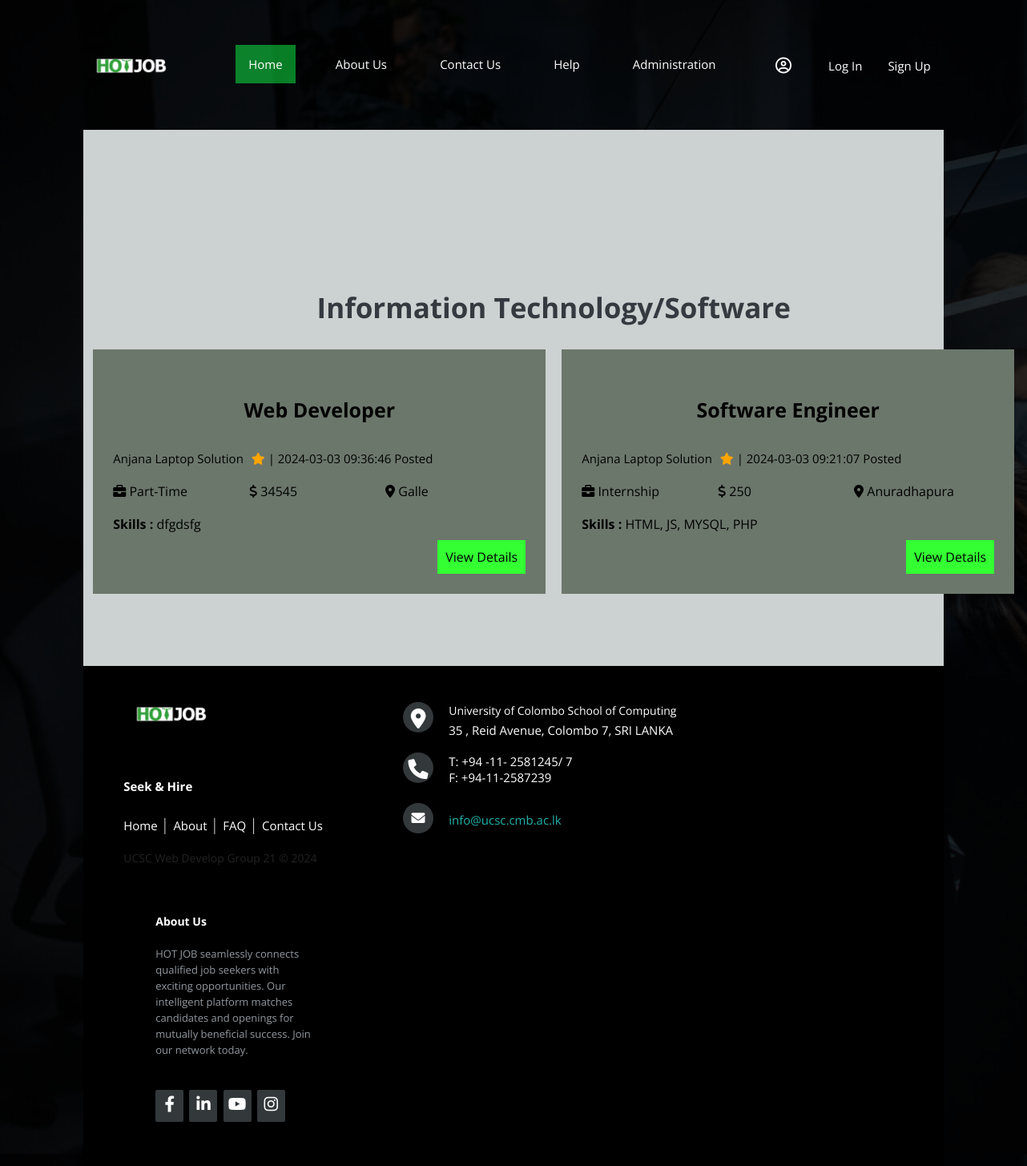
The app's page /job/it_software.php with its own data.
### tables this page shows
CREATE TABLE `job_data` (
  `jobId` int(11) NOT NULL,
  `recId` int(11) NOT NULL,
  `companyName` varchar(255) NOT NULL,
  `companyWeb` varchar(255) NOT NULL,
  `companyDesc` varchar(255) NOT NULL,
  `jobCategory` varchar(255) NOT NULL,
  `jobTitle` varchar(255) NOT NULL,
  `jobDesc` varchar(500) NOT NULL,
  `jobLoc` varchar(255) NOT NULL,
  `jobType` varchar(255) NOT NULL,
  `salary` decimal(20,0) NOT NULL,
  `benefit` varchar(500) NOT NULL,
  `empStatus` varchar(255) NOT NULL,
  `recName` varchar(255) NOT NULL,
  `recEmail` varchar(255) NOT NULL,
  `recPhone` int(20) NOT NULL,
  `minSkill` varchar(255) NOT NULL,
  `minEdu` varchar(255) NOT NULL,
  `appIns` varchar(500) NOT NULL,
  `reqAppMat` varchar(255) NOT NULL,
  `createdTime` timestamp NOT NULL DEFAULT current_timestamp() ON UPDATE current_timestamp()
);

### job/it_software.php (the view, shortened to what this page needs)
<!DOCTYPE html>
<html>
<head>
    <link rel="stylesheet" href="./../css/job_category.css">
</head>
<body>
<?php include("job_header.php");
include("./../includes/job.dbh.inc.php") ?>
<main>
    <article>
        <div class="width-100 recent-job">
            <div class="jobcontainer">
                <h2 class="recent-job-heading">Information Technology/Software</h2>
                <?php
                $sql = "SELECT * FROM job_data WHERE jobCategory='Information Technology/Software' ORDER BY createdTime Desc";
                $result = $conn->query($sql);
                if ($result->num_rows > 0) {
                    while($row = $result->fetch_assoc()) {
                        ?>
                        <div class="width-50">
                            <div class="recent-job-list">
                                <div class="width-100">
                                    <h4 class="job-title"><?php echo $row["jobTitle"]; ?></h4>
                                    <p class="job-company"><?php echo $row["companyName"]; ?><i class="fa fa-star" aria-hidden="true"></i> | <?php echo$row["createdTime"]; ?> Posted </p>
                                </div>
                                <div class="width-33">
                                    <i class="fa fa-briefcase" aria-hidden="true"></i> <?php echo $row["jobType"]; ?>
                                </div>
                                <div class="width-33">
                                    <i class="fas fa-dollar-sign" aria-hidden="true"></i> <?php echo $row["salary"]; ?>
                                </div>
                                <div class="width-33">
                                    <i class="fas fa-map-marker-alt" aria-hidden="true"></i> <?php echo $row["jobLoc"]; ?>
                                </div>
                                <div class="width-100">
                                    <p class="job-skill">
                                        <b>Skills : </b><?php echo $row["minSkill"]; ?>
                                    </p>
                                </div>
                                <div class="width-100">
                                        <div class="width-100">
                                        <a href="./../job_details.php?job_Id=<?php echo $row['jobId']; ?>" class="job-apply-button">View Details</a>
                                    </div>
                                </div>
                            </div>
                        </div>
                        <?php
                    }
                } else {
                    echo "<p class='width-100'>No jobs found.</p>";
                }
                ?>
            </div>
        </div>
    </article>
</main>
</body>
<?php include("job_footer.php"); ?>
</html>

### job/job_header.php (shortened to what this page needs)
<html>
<head>
    <link rel="stylesheet" href="./../css/home.css">
    <link rel="stylesheet" href="https://cdnjs.cloudflare.com/ajax/libs/font-awesome/4.7.0/css/font-awesome.min.css">
    <link rel="stylesheet" href="./../css/footer.css">
    <link rel="stylesheet" href="https://cdnjs.cloudflare.com/ajax/libs/font-awesome/6.0.0/css/all.min.css">
</head>
<body>
<div class="homecontainer">
    <div class="navbar">
        <img src="./../images/logo1.png" class="logo">
        <nav>
            <ul>
                <li><a class="active" href="../index.php">Home</a></li>
                <li><a href="../aboutus.php">About Us</a></li>
                <li><a href="../contactus.php">Contact Us</a></li>
                <li><a href="../faq.php">Help</a></li>
                <li>
                    <?php if (isset($_SESSION["admin"])): ?>
                    <a href="./admin/admindash.php">Administration</a>
                    <?php else: ?>
                        <a href="adminlogin.php">Administration</a>
                    <?php endif; ?>
                    </li>
            </ul>
        </nav>
        <?php if(isset($_SESSION["fname"])): ?>
            <?php
            $profilePage = "";
            if (isset($_SESSION["userid"])) {
                $profilePage = "./profile/seekerprofile.php";
            } elseif (isset($_SESSION["recid"])) {
                $profilePage = "./profile/recruiterprofile.php";
            }
            ?>
            <i class="fa fa-user-circle-o icon" style="font-size:20px"></i>
            <?php if(!empty($profilePage)): ?>
                <a href="<?php echo $profilePage; ?>"><?php echo $_SESSION['fname']; ?></a>
            <?php else: ?>
                <span><?php echo $_SESSION['fname']; ?></span>
            <?php endif; ?>
            <a href="./includes/logout.inc.php">Logout</a>
        <?php else: ?>
            <i class="fa fa-user-circle-o icon" style="font-size:20px"></i>
            <a href="login_seeker_recruiter.php">Log In</a>
            <a href="signup_seeker_recruiter.php">Sign Up</a>
        <?php endif; ?>
    </div>

### job/job_footer.php (shortened to what this page needs)
<!DOCTYPE html>
<html>
<head>
    <link rel="stylesheet" href="./../css/footer.css">
	<link rel="stylesheet" href="https://cdnjs.cloudflare.com/ajax/libs/font-awesome/4.7.0/css/font-awesome.min.css">
</head>
<body><footer class="footer-distributed">
			<div class="footer-left">
			<img src="./../images/logo1.png" class="logo">
				<p>Seek & Hire</p>
				<p class="footer-links">
					<a href="./../index.php" class="link-1">Home</a>
					<a href="./../aboutus.php">About</a>
					<a href="./../faq.php">FAQ</a>
					<a href="./../contactus.php">Contact Us</a>
				</p>
				<p class="footer-company-name">UCSC Web Develop Group 21 © 2024</p>
			</div>
			<div class="footer-center">
				<div>
					<i class="fa fa-map-marker"></i>
					<p><span>University of Colombo School of Computing</span> 35 , Reid Avenue, Colombo 7, SRI LANKA</p>
				</div>
				<div>
					<i class="fa fa-phone"></i>
					<p>T: +94 -11- 2581245/ 7 </br> F: +94-11-2587239</p>
				</div>
				<div>
					<i class="fa fa-envelope"></i>
					<p><a href="mailto:support@company.com">info@ucsc.cmb.ac.lk</a></p>
				</div>
			</div>
			<div class="footer-right">
				<p class="footer-company-about">
					<span>About Us</span>
					HOT JOB seamlessly connects qualified job seekers with exciting opportunities. Our intelligent platform matches candidates and openings for mutually beneficial success. Join our network today.
				</p>
				<div class="footer-icons">
					<a href="#" class="fa fa-facebook"></a>
					<a href="#" class="fa fa-linkedin"></a>
					<a href="#" class="fa fa-youtube"></a>
					<a href="#" class="fa fa-instagram"></a>
				</div>
			</div>
		</footer>
		</body>
</html>

### css/job_category.css (style rules this page uses)
body { background-image: linear-gradient(rgba(0,0,0,0.8),rgba(0,0,0,0.8)),url(./../images/background.png); color: #fff; font-family: Arial, sans-serif; }
h2 { color: #4CAF50; padding-top: 10%; }
h4 { color: #000000; }
a { color: #4CAF50; text-decoration: none; }
.jobcontainer { background-color: none; padding: 2px; border-radius: 0px; width: 100%; }
.recent-job { padding-top: 50px; background-color: #CCD1D1; padding-bottom: 70px; }
.recent-job-heading { text-align:center; color: #343a40; font-size: 35px; }
.recent-job-list { float: left; background-color:#6c776c ; padding: 25px; margin-left: 10px; margin-right: 10px; margin-bottom: 20px; }
.job-title { text-align: center; font-size: 25px; }
.job-company { margin-top: 10px; margin-bottom: 20px; color: black; }
.job-company i { color: orange; margin-left: 10px; }
.job-skill { margin-top: 20px; margin-bottom: 10px; font-size: 16px; color: black; }
.job-apply-button { background: #33FF33; padding: 10px; color:black; text-decoration: none; float: right; }
.jobcontainer { width: 1170px; margin: 0px auto; }
.width-100 { width: 100%; float: left; color: black; }
.width-50 { float: left; width: 50%; color: black; }
.width-33 { width: 33%; float: left; color: black; }

### css/home.css (style rules this page uses)
body { margin: 0; padding: 2px; font-family: 'Segoe UI', Tahoma, Geneva, Verdana, sans-serif, sans-serif; background-image: linear-gradient(rgba(0, 0, 0, 0.8),rgba(0,0,0,0.8)),url(./../images/background.png); }
.navbar { height: 20%; display: flex; align-items: center; }
nav { flex: 1; text-align: left; }
nav ul li { list-style: none; display: inline-block; margin-left: 30px; }
.navbar a { float: left; color: white; text-align: center; padding: 14px 16px; text-decoration: none; font-size: 15px; }
.navbar a.active { background-color: #10f14884; color: white; }
.icon { color: white; width: 50px; cursor: pointer; margin-left: 40px; }
.homecontainer { width: 100%; height: 100vh; background-position: center; background-size: cover; padding-left: 8%; padding-right: 8%; box-sizing: border-box; }
.logo { width: 120px; cursor: pointer; }
p { color: white; font-size: 15px; line-height: 20px; text-decoration: none; }
.recent-job { padding-top: 50px; background-color: #CCD1D1; padding-bottom: 70px; }
.recent-job-heading { text-align:center; color: #343a40; font-size: 35px; }
.recent-job-list { float: left; background-color:#6c776c ; padding: 25px; margin-left: 10px; margin-right: 10px; margin-bottom: 20px; }
.job-title { text-align: center; font-size: 25px; }
.job-company { margin-top: 10px; margin-bottom: 20px; color: black; }
.job-company i { color: orange; margin-left: 10px; }
.job-skill { margin-top: 20px; margin-bottom: 10px; font-size: 16px; color: black; }
.job-apply-button { background: #33FF33; padding: 10px; color:black; text-decoration: none; float: right; }
.jobcontainer { width: 1170px; margin: 0px auto; }
.width-100 { width: 100%; float: left; color: black; }
.width-50 { float: left; width: 50%; color: black; }
.width-33 { width: 33%; float: left; color: black; }

### records on screen
job_data: jobTitle "Web Developer", companyName "Anjana Laptop Solution", createdTime "2024-03-03 09:36:46", jobType "Part-Time", salary "34545", jobLoc "Galle", minSkill "dfgdsfg"
job_data: jobTitle "Software Engineer", companyName "Anjana Laptop Solution", createdTime "2024-03-03 09:21:07", jobType "Internship", salary "250", jobLoc "Anuradhapura", minSkill "HTML, JS, MYSQL, PHP"
